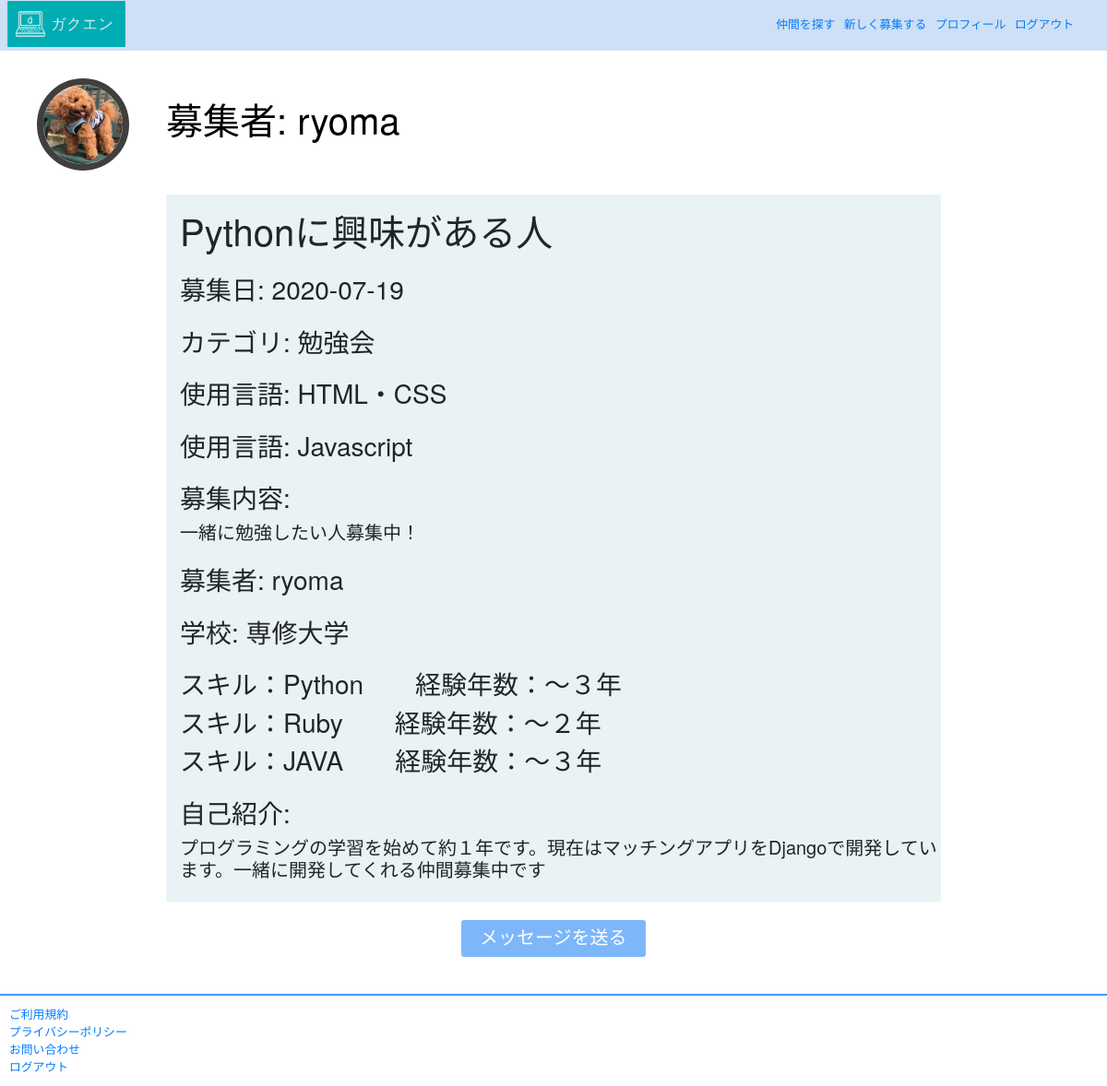
/match/other_recruit/33 (signed in), run on the app's committed database.
### match/models.py (models this page shows, shortened)
class Profile(models.Model):
    id = models.OneToOneField(User,primary_key=True,on_delete=models.CASCADE,blank=True)
    name = models.CharField(max_length=25,null=True)
    school = models.CharField(max_length=25)
    image = models.ImageField(upload_to='documents/')
    self_introduction = models.TextField()

class Recruit(models.Model):
    recruit_id = models.ForeignKey(Profile,on_delete=models.CASCADE,blank=True,null=True)
    recruit_title = models.CharField(max_length=100)
    recruit_content = models.TextField()
    category = models.CharField(choices=CATEGORY,max_length=25,null=True)
    pub_date = models.DateTimeField(default=timezone.now,null=True)
    class Meta:
        ordering = ('-pub_date',)

class Language(models.Model):
    language = models.CharField(choices=LANGUAGE,max_length=25,null=True)
    rec_id = models.ForeignKey(Recruit,blank=True,null=True,on_delete=models.CASCADE)

class Skill(models.Model):
    skill = models.CharField(max_length=25,null=True)
    experience = models.CharField(choices=PERIOD,max_length=25,null=True)
    pro_id = models.ForeignKey(Profile,blank=True,null=True,on_delete=models.CASCADE)

### match/views.py (the view)
# urls.py: path('other_recruit/<int:num>',views.other_recruit,name='other_recruit'),
@login_required(login_url='/accounts/login/')
def other_recruit(request,num):
    data = Recruit.objects.get(id=num)
    pro = Recruit.objects.values('recruit_id').get(id=num)
    pro = pro["recruit_id"]
    pro = int(pro)
    profile = Profile.objects.get(id=pro)
    skill = Skill.objects.filter(pro_id=pro)
    language = Language.objects.filter(rec_id=num)
    params = {
        'profile':profile,
        'data': data,
        'skill':skill,
        'language':language,
    }
    return render(request,'match/other_recruit.html',params)

### match/templates/match/other_recruit.html (shortened to what this page needs)
{% extends "match/base.html" %}
{% load static %}
{% load bootstrap4 %}
{% block content %}
<link rel="stylesheet" type="text/css" href="{% static 'css/other_recruit.css' %}">
<link rel="stylesheet" href="https://use.fontawesome.com/releases/v5.5.0/css/all.css">
<div class="img-name">
<img class="profile-img" src="{{ MEDIA_URL }}{{profile.image}}" width=200 >
<h1 class="profile-name">募集者: {{profile.name}}</h1>
</div>
<div class="other-recruit">
    <div class="other-recruit-content">
    <h1 class="recruit-title">{{data.recruit_title}}</h1>
    <h3 class="date">募集日: {{data.pub_date|date:"Y-m-j "}}</h3>
    <h3 class="category">カテゴリ: {{data.category}}</h3>
    {% for item in language %}
    <h3 class="language">使用言語: {{item.language}}</h3>
    {% endfor %}
    <div class="recruit_content">
        <h3 class="recruit-content">募集内容:</h3>
        <h5 class="rec-content">{{data.recruit_content}}</h5>
    </div>
    <h3 class="recruit-user">募集者: {{profile.name}}</h3>
    <h3 class="recruit-school">学校: {{profile.school}}</h3>
    <div class="skill">
    {% for item in skill %}
    <h3>スキル：{{item.skill}}　　経験年数：{{item.experience}}</h3>
    {% endfor %}
    </div>
    <div class="self_introduction">
    <h3>自己紹介:</h3>
    <h5>{{profile.self_introduction}}</h5>
    </div>
    </div>
</div>
<div class="message"><a class="btn-message" href="{% url 'message' %}">メッセージを送る</a></div>
{% endblock %}

### match/templates/match/base.html (shortened to what this page needs)
{% load static %}
{% load bootstrap4 %}
{% load fontawesome_5 %}
{% bootstrap_css %}
<!DOCTYPE html>
<html lang="ja">
<head>
    <link rel="stylesheet" type="text/css" href="{% static 'css/base.css' %}">
    <link rel="stylesheet" href="https://use.fontawesome.com/releases/v5.5.0/css/all.css">
</head>
<header>
<div class="headline"><a href="{% url 'home' %}"><img src="{{ MEDIA_URL }}documents/logo.png" alt="次へ" width="135" height="50"></a></div>
    <ul class="nav-list">
        <li class="nav__item"><a href="{% url 'search' %}">仲間を探す</a></li>
        <li class="nav__item"><a href="{% url 'recruit_create' %}">新しく募集する</a></li>
        <li class="nav__item"><a href="{% url 'profile' %}">プロフィール</a></li>
        <li class="nav__item"><a href=http://127.0.0.1:8000/accounts/logout>ログアウト</a></li>
    </ul>
</header>
<body>
    {% block content %}{% endblock %}
</body>
<footer>
    <div class="footer-list"><a href="{% url 'term' %}">ご利用規約</a></div>
    <div class="footer-list"><a href="{% url 'privacy' %}">プライバシーポリシー</a></div>
    <div class="footer-list"><a href="{% url 'inquiry' %}">お問い合わせ</a></div>
    <div class="footer-list"><a href=http://127.0.0.1:8000/accounts/logout>ログアウト</a></div>
</footer>
</html>

### match/static/css/base.css (style rules this page uses)
* { margin:0; padding:0; }
header { height: 55px; width: 100%; background-color: #CEE0F5; }
header .headline { float: left; padding: 0.1%; }
.nav-list { padding: 0% 3%; float: right; margin-left: 30px; list-style: none; }
li { display: inline-block; padding: 16px 0px 6px 6px; }
body { background-color: white; font-size: 80%; font-family: "Helvetica Neue", Arial, "Hiragino Kaku Gothic ProN", "Hiragino Sans", Meiryo, sans-serif; }
footer { border-top: solid 2px #4597F5; width: 100%; height: 100px; margin-top: 40px; padding: 10px; }

### match/static/css/other_recruit.css (style rules this page uses)
.other-recruit { width: 70%; margin: auto; }
.other-recruit-content { background-color: rgb(233, 242, 245); }
.profile-name { color: black; font-size: 40px; padding: 20px 0px 40px 40px; }
.profile-img,.profile-name { float: left; padding: 30px,30px,10px,30px; }
.img-name { overflow: hidden; padding: 30px 0px 10px 40px; }
img.profile-img { border-radius: 50%; width: 100px; height: 100px; border: 7px solid rgb(65, 62, 62); }
.recruit-title { padding: 15px; }
.date { padding: 0px 0px 15px 15px; }
.category { padding: 0px 0px 15px 15px; }
.language { padding: 0px 0px 15px 15px; }
.recruit_content { padding: 0px 0px 15px 15px; }
.recruit-user { padding: 0px 0px 15px 15px; }
.recruit-school { padding: 0px 0px 15px 15px; }
.skill { padding: 0px 0px 15px 15px; }
.self_introduction { padding: 0px 0px 15px 15px; }
.message { height: 40px; width: 200px; margin:20px auto; padding: 0.15em 1em; font-size: 20px; background: #7db7fa; border-radius: 3px; }
.btn-message { color: #FFF; }

### data on the page
Profile: image (picture), name "ryoma", school "専修大学", self_introduction "プログラミングの学習を始めて約１年です。現在はマッチングアプリをDjangoで開発しています。一緒に開発してくれる仲間募集中です"
Recruit: recruit_title "Pythonに興味がある人", pub_date "2020-07-19", category "勉強会", recruit_content "一緒に勉強したい人募集中！"
Language: language "HTML・CSS"
Language: language "Javascript"
Skill: skill "Python", experience "～３年"
Skill: skill "Ruby", experience "～２年"
Skill: skill "JAVA", experience "～３年"
